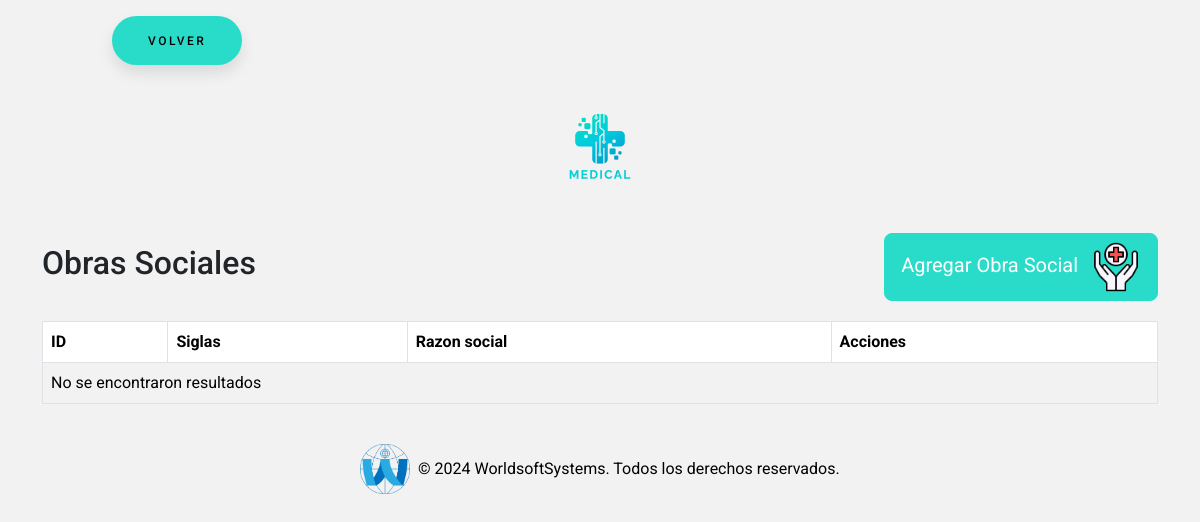
The app's page /obraSocial/obraSocial.php (signed in), older data.
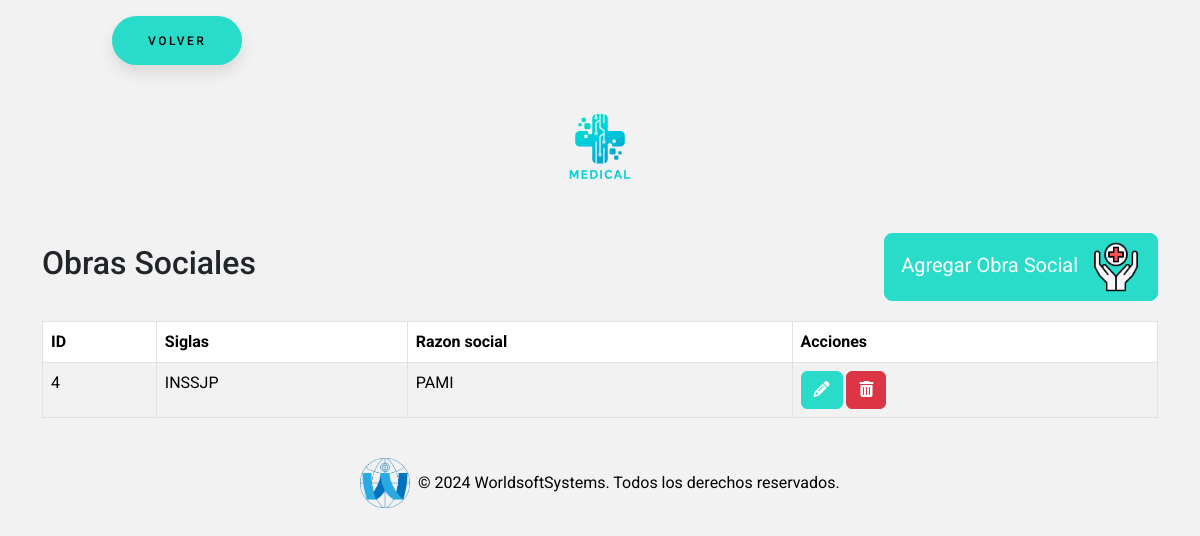
The same page, newer data.
### tables this page shows
CREATE TABLE `obra_social` (
  `id` int(11) NOT NULL,
  `siglas` varchar(255) NOT NULL,
  `razon_social` varchar(255) NOT NULL
);

### obraSocial/obraSocial.php (the view, shortened to what this page needs)
<?php
require_once "../conexion.php";
$sql = "SELECT * FROM obra_social";
$result = $conn->query($sql);
?>
<!DOCTYPE html>
<html lang="en">
<head>
    <link href="https://cdn.jsdelivr.net/npm/bootstrap@5.3.3/dist/css/bootstrap.min.css" rel="stylesheet"
>
    <link rel="stylesheet" href="https://cdnjs.cloudflare.com/ajax/libs/font-awesome/6.5.2/css/all.min.css"
 />
    <link rel="stylesheet" href="../estilos/styleBotones.css">
    <link rel="stylesheet" href="../estilos/styleGeneral.css">
</head>
<body>
    <button class="button" style="vertical-align:middle; margin-left:7rem"
        onclick="window.location.href = '../seccionAjustes/ajustes.php';">
        <span>VOLVER</span>
    </button>
    <div class="text-center my-4">
        <img src="../img/logo.png" alt="Logo MEDICAL" class="img-fluid" style="max-width: 120px;">
    </div>
    <div class="container">
        <div class="title-container">
            <h2>Obras Sociales</h2>
            <button type="button" class="btn btn-custom btn-lg" data-bs-toggle="modal"
                data-bs-target="#agregarObraSocialModal">
                Agregar Obra Social <img src="../img/obraSocial.png" alt="Icono agregar obra social"
                    style="width: 50px; height: 50px; margin-left: 8px;">
            </button>
        </div>
        <table class="table table-striped table-bordered">
            <thead class="thead-dark">
                <tr>
                    <th>ID</th>
                    <th>Siglas</th>
                    <th>Razon social</th>
                    <th>Acciones</th>
                </tr>
            </thead>
            <tbody>
                <?php if ($result->num_rows > 0): ?>
                    <?php while ($row = $result->fetch_assoc()): ?>
                        <tr>
                            <td><?= $row["id"] ?></td>
                            <td><?= $row["siglas"] ?></td>
                            <td><?= $row["razon_social"] ?></td>
                            <td>
                                <button class="btn btn-custom-editar" onclick='editarEspecialidad(<?= json_encode($row) ?>)'><i
                                        class="fas fa-pencil-alt"></i></button>
                                <a href="?eliminar=<?= $row['id'] ?>" class="btn btn-danger"
                                    onclick="return confirm('¿Estás seguro de que deseas eliminar esta especialidad?');"><i
                                        class="fas fa-trash-alt"></i></a>
                            </td>
                        </tr>
                    <?php endwhile; ?>
                <?php else: ?>
                    <tr>
                        <td colspan="4">No se encontraron resultados</td>
                    </tr>
                <?php endif; ?>
            </tbody>
        </table>
    </div>
    <footer class="bg-dark text-white text-center py-4 mt-auto">
        <div class="container">
            <div class="row justify-content-center">
                <div class="col-md-12 footer-logo-text">
                    <img src="../img/logoWSS.png" alt="Logo" class="img-fluid" style="max-height: 50px;">
                    <p class="mb-0">&copy; 2024 WorldsoftSystems. Todos los derechos reservados.</p>
                </div>
            </div>
        </div>
    </footer>
</body>
</html>

Row changes from the older to the newer data that the page shows:
added obra_social: id "4", siglas "INSSJP", razon_social "PAMI"
Text that changed along with them:
text no longer shown: "No se encontraron resultados"
